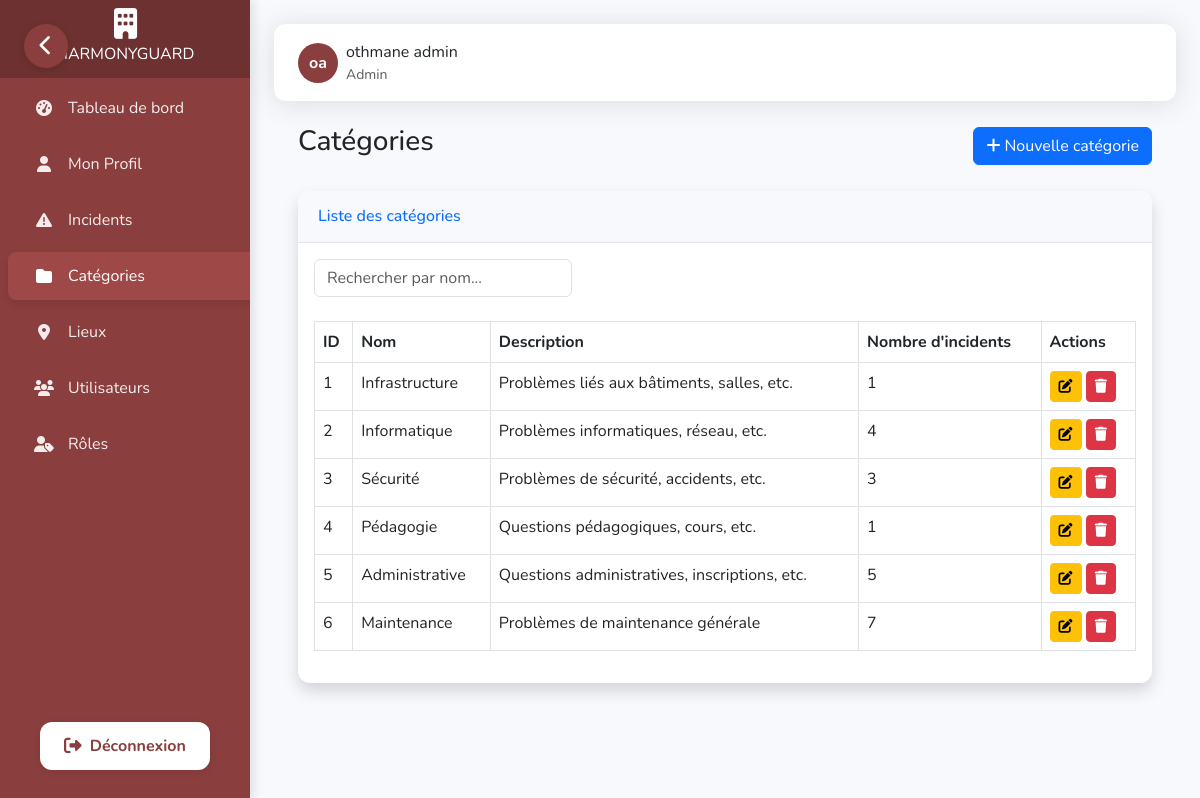
Page /dashboard/categories/ (signed in) on the committed database.
### dashboard/models.py (models this page shows, shortened)
class Utilisateur(AbstractBaseUser, PermissionsMixin):
    nom = models.CharField(max_length=50)
    prenom = models.CharField(max_length=50)
    email = models.EmailField(unique=True)
    telephone = models.CharField(max_length=20, blank=True, null=True)
    actif = models.BooleanField(default=True)
    role = models.ForeignKey(Role, on_delete=models.CASCADE)
    is_staff = models.BooleanField(default=False)
    is_superuser = models.BooleanField(default=False)
    objects = UtilisateurManager()
    USERNAME_FIELD = 'email'
    REQUIRED_FIELDS = ['nom', 'prenom']
    @property
    def is_active(self):
        return self.actif

class Role(models.Model):
    nom = models.CharField(max_length=30, unique=True)
    permissions = models.TextField(blank=True)

class Categorie(models.Model):
    nom = models.CharField(max_length=50, unique=True)
    description = models.TextField(blank=True, null=True)

### dashboard/views.py (the view)
# urls.py: path('categories/', views.liste_categories, name='liste_categories'),
@login_required
@permission_required('view_categorie')
def liste_categories(request):
    categories = Categorie.objects.all()
    return render(request, 'dashboard/categories/liste.html', {'categories': categories})

### dashboard/templates/dashboard/categories/liste.html (shortened to what this page needs)
{% extends 'dashboard/base.html' %}
{% load static %}
{% block content %}
<div class="container-fluid px-4">
    <div class="d-flex justify-content-between align-items-center mb-4">
        <h1 class="h3 text-gray-800">Catégories</h1>
        <a href="{% url 'creer_categorie' %}" class="btn btn-primary">
            <i class="fas fa-plus"></i> Nouvelle catégorie
        </a>
    </div>
    <div class="card shadow mb-4">
        <div class="card-header py-3">
            <h6 class="m-0 font-weight-bold text-primary">Liste des catégories</h6>
        </div>
        <div class="card-body">
            <div class="row mb-3">
                <div class="col-md-4 mb-2">
                    <input type="text" class="form-control" id="categoryNameSearch" placeholder="Rechercher par nom...">
                </div>
            </div>
            <div class="table-responsive">
                <table class="table table-bordered" id="categoriesTable" width="100%" cellspacing="0">
                    <thead>
                        <tr>
                            <th>ID</th>
                            <th>Nom</th>
                            <th>Description</th>
                            <th>Nombre d'incidents</th>
                            <th>Actions</th>
                        </tr>
                    </thead>
                    <tbody>
                        {% for categorie in categories %}
                        <tr>
                            <td>{{ categorie.id }}</td>
                            <td>{{ categorie.nom }}</td>
                            <td>{{ categorie.description|truncatechars:100 }}</td>
                            <td>{{ categorie.incident_set.count }}</td>
                            <td>
                                <a href="{% url 'modifier_categorie' categorie.id %}" class="btn btn-sm btn-warning">
                                    <i class="fas fa-edit"></i>
                                </a>
                                <a href="{% url 'supprimer_categorie' categorie.id %}" class="btn btn-sm btn-danger">
                                    <i class="fas fa-trash"></i>
                                </a>
                            </td>
                        </tr>
                        {% empty %}
                        <tr>
                            <td colspan="5" class="text-center">Aucune catégorie trouvée.</td>
                        </tr>
                        {% endfor %}
                    </tbody>
                </table>
            </div>
        </div>
    </div>
</div>
{% endblock %}

### dashboard/templates/dashboard/base.html (shortened to what this page needs)
<!DOCTYPE html>
<html lang="fr">
<head>
    {% load static %}
    <link href="https://cdn.jsdelivr.net/npm/bootstrap@5.3.0-alpha1/dist/css/bootstrap.min.css" rel="stylesheet">
    <link rel="stylesheet" href="https://cdnjs.cloudflare.com/ajax/libs/font-awesome/6.4.0/css/all.min.css">
    <link href="https://unpkg.com/aos@2.3.1/dist/aos.css" rel="stylesheet">
</head>
<body>
    {% if user.is_authenticated %}
    <nav class="sidebar" id="sidebar" data-aos="fade-right" data-aos-duration="1000">
        <a class="navbar-brand" href="{% url 'dashboard_home' %}">
            <i class="fas fa-building brand-icon"></i>
            <span class="brand-text">HARMONYGUARD</span>
        </a>
        <div class="nav flex-column">
            <div class="nav-item">
                <a class="nav-link {% if request.path == '/dashboard/' %}active{% endif %}"
                    href="{% url 'dashboard_home' %}">
                    <i class="fas fa-tachometer-alt"></i>
                    <span>Tableau de bord</span>
                </a>
            </div>
            <div class="nav-item">
                <a class="nav-link {% if request.path == '/profile/' %}active{% endif %}" href="{% url 'profile' %}">
                    <i class="fas fa-user"></i>
                    <span>Mon Profil</span>
                </a>
            </div>
            <div class="nav-item">
                <a class="nav-link {% if '/incidents/' in request.path %}active{% endif %}"
                    href="{% url 'liste_incidents' %}">
                    <i class="fas fa-exclamation-triangle"></i>
                    <span>Incidents</span>
                </a>
            </div>
            {% if user.role.nom.lower == 'admin' or 'view_categorie' in user.role.permissions_list %}
            <div class="nav-item">
                <a class="nav-link {% if '/categories/' in request.path %}active{% endif %}"
                    href="{% url 'liste_categories' %}">
                    <i class="fas fa-folder"></i>
                    <span>Catégories</span>
                </a>
            </div>
            {% endif %}
            {% if user.role.nom.lower == 'admin' or 'view_lieu' in user.role.permissions_list %}
            <div class="nav-item">
                <a class="nav-link {% if '/lieux/' in request.path %}active{% endif %}" href="{% url 'liste_lieux' %}">
                    <i class="fas fa-map-marker-alt"></i>
                    <span>Lieux</span>
                </a>
            </div>
            {% endif %}
            {% if user.role.nom.lower == 'admin' or 'view_utilisateur' in user.role.permissions_list %}
            <div class="nav-item">
                <a class="nav-link {% if '/utilisateurs/' in request.path %}active{% endif %}"
                    href="{% url 'liste_utilisateurs' %}">
                    <i class="fas fa-users"></i>
                    <span>Utilisateurs</span>
                </a>
            </div>
            {% endif %}
            {% if user.role.nom.lower == 'admin' or 'view_role' in user.role.permissions_list %}
            <div class="nav-item">
                <a class="nav-link {% if '/roles/' in request.path %}active{% endif %}" href="{% url 'liste_roles' %}">
                    <i class="fas fa-user-tag"></i>
                    <span>Rôles</span>
                </a>
            </div>
            {% endif %}
        </div>
        <div class="logout-section">
            <a href="{% url 'custom_logout' %}" class="logout-button">
                <i class="fas fa-sign-out-alt"></i>
                <span>Déconnexion</span>
            </a>
        </div>
    </nav>
    <button class="sidebar-toggle" id="sidebarToggle" aria-label="Toggle Sidebar">
        <i class="fas fa-chevron-left"></i>
    </button>
    {% endif %}
    <div class="content" id="content">
        {% if user.is_authenticated %}
        <div class="topbar" data-aos="fade-down" data-aos-duration="800">
            <div class="d-flex align-items-center">
                <div class="d-flex align-items-center">
                    <div class="user-avatar">
                        {{ user.prenom|first }}{{ user.nom|first }}
                    </div>
                    <div class="ms-2">
                        <div>{{ user.prenom }} {{ user.nom }}</div>
                        <div class="small text-muted">{{ user.role.nom }}</div>
                    </div>
                </div>
            </div>
        </div>
        {% endif %}
        {% block content %}{% endblock %}
    </div>
</body>
</html>

### dashboard/templates/dashboard/base.html (style rules this page uses)
:root { --primary-color: #8b3e3e; --secondary-color: #7a3636; --success-color: #1cc88a; --info-color: #36b9cc; --warning-color: #f6c23e; --danger-color: #e74a3b; --light-color: #f8f9fc; --dark-color: #5a5c69; --sidebar-bg: #8b3e3e; --sidebar-hover: #9e4848; --sidebar-active: #6d3131; --sidebar-width: 250px; --sidebar-collapsed-width: 70px; }
body { font-family: 'Nunito', sans-serif; background-color: #f8f9fc; overflow-x: hidden; }
.sidebar { width: var(--sidebar-width); min-height: 100vh; background-color: var(--sidebar-bg); color: white; position: fixed; z-index: 1000; top: 0; left: 0; overflow-x: hidden; transition: all 0.3s cubic-bezier(0.4, 0, 0.2, 1); box-shadow: 4px 0 10px rgba(0, 0, 0, 0.1); }
.sidebar .navbar-brand { padding: 1.5rem 0; display: flex; flex-direction: column; align-items: center; justify-content: center; text-align: center; background-color: var(--sidebar-active); margin-bottom: 0; height: 80px; transition: all 0.3s ease; white-space: nowrap; overflow: hidden; }
.sidebar .navbar-brand .brand-icon { font-size: 1.75rem; margin-bottom: 0.25rem; transition: all 0.3s ease; }
.sidebar .nav-item { position: relative; width: 100%; margin: 4px 0; }
.sidebar .nav-link { display: flex; align-items: center; width: 100%; padding: 0.75rem 1.5rem; color: rgba(255, 255, 255, 0.9); transition: all 0.3s ease; border-radius: 8px; margin: 0 8px; white-space: nowrap; overflow: hidden; }
.sidebar .nav-link.active { background-color: var(--sidebar-hover); color: white; box-shadow: 0 4px 8px rgba(0, 0, 0, 0.1); }
.sidebar .nav-link i { margin-right: 0.75rem; width: 24px; text-align: center; font-size: 1rem; transition: all 0.3s ease; }
.sidebar-toggle { position: fixed; top: 24px; left: 24px; z-index: 2000; background-color: var(--primary-color); border: none; color: white; width: 44px; height: 44px; border-radius: 50%; display: flex; align-items: center; justify-content: center; cursor: pointer; transition: all 0.3s ease; box-shadow: 0 2px 8px rgba(0,0,0,0.12); }
.sidebar-toggle i { font-size: 1.3rem; }
.content { margin-left: var(--sidebar-width); padding: 1.5rem; transition: all 0.3s cubic-bezier(0.4, 0, 0.2, 1); min-height: 100vh; }
.card { border: none; border-radius: 12px; box-shadow: 0 0.15rem 1.75rem 0 rgba(58, 59, 69, 0.15); margin-bottom: 1.5rem; overflow: hidden; transition: all 0.3s ease; }
.card-header { background-color: #f8f9fc; border-bottom: 1px solid #e3e6f0; padding: 1rem 1.25rem; font-weight: 600; }
.topbar { background-color: white; box-shadow: 0 0.15rem 1.75rem 0 rgba(58, 59, 69, 0.15); padding: 1rem 1.5rem; margin-bottom: 1.5rem; display: flex; justify-content: space-between; align-items: center; border-radius: 12px; transition: all 0.3s ease; }
.user-avatar { width: 40px; height: 40px; background-color: var(--primary-color); color: white; border-radius: 50%; display: flex; align-items: center; justify-content: center; font-weight: 700; transition: all 0.3s ease; cursor: pointer; }
.logout-section { position: absolute; bottom: 30px; left: 0; width: 100%; display: flex; justify-content: center; }
.logout-button { display: flex; align-items: center; justify-content: center; gap: 0.5rem; background: #fff; color: var(--primary-color) !important; font-weight: 700; border: none; border-radius: 12px; padding: 0.75rem 1.5rem; margin: 0 1.5rem; box-shadow: 0 2px 8px rgba(0,0,0,0.08); transition: background 0.2s, color 0.2s, transform 0.2s; text-decoration: none; font-size: 1rem; }
.logout-button i { font-size: 1.1rem; }
.logout-button span { display: inline; transition: opacity 0.2s; }

### rows in the picture
Utilisateur: prenom|first "o", nom|first "a", prenom "othmane", nom "admin", role.nom "Admin"
Categorie: id "1", nom "Infrastructure", description "Problèmes liés aux bâtiments, salles, etc.", incident_set.count "1"
Categorie: id "2", nom "Informatique", description "Problèmes informatiques, réseau, etc.", incident_set.count "4"
Categorie: id "3", nom "Sécurité", description "Problèmes de sécurité, accidents, etc.", incident_set.count "3"
Categorie: id "4", nom "Pédagogie", description "Questions pédagogiques, cours, etc.", incident_set.count "1"
Categorie: id "5", nom "Administrative", description "Questions administratives, inscriptions, etc.", incident_set.count "5"
Categorie: id "6", nom "Maintenance", description "Problèmes de maintenance générale", incident_set.count "7"
